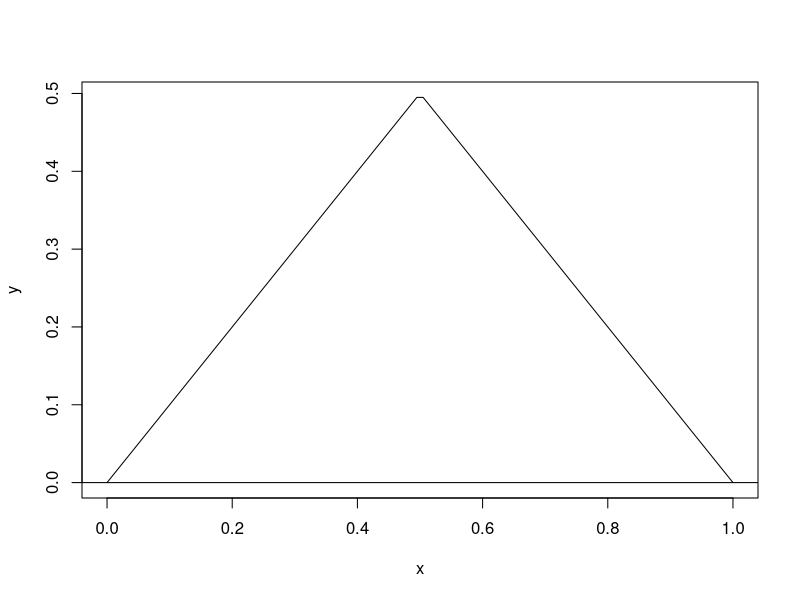
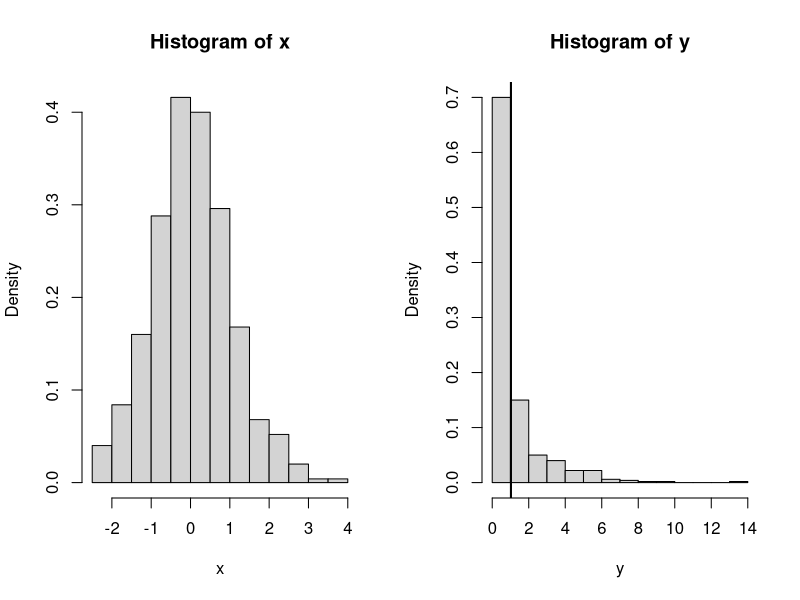
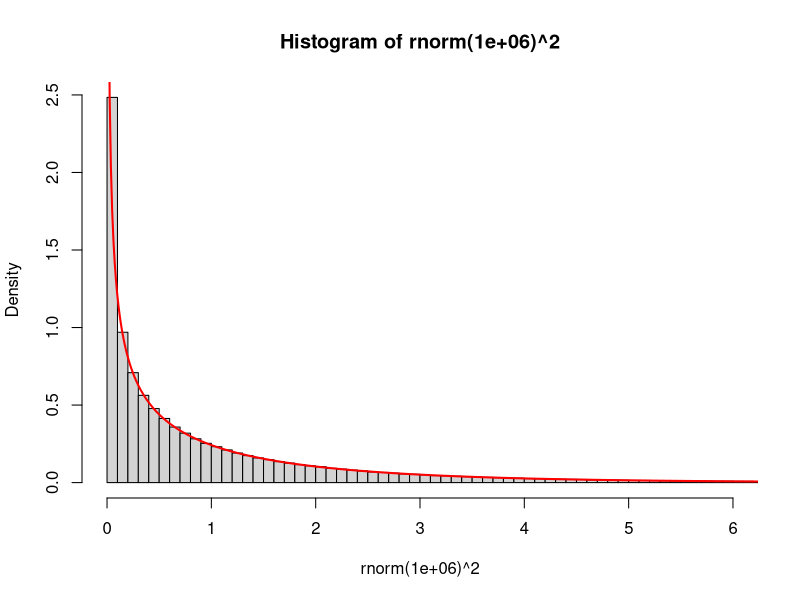

The R source for these figures, in order:

## Homework 1

## Triangle distribution
f <- function(x, c=4){
  if(0<x & x<1/2) return(c*x)
  if(1/2<x & x<1) return(c*(1-x))
  return(0)
}
x <- seq(0,1, len=100)
y <- sapply(x, f, c=1)
plot(x,y, type='l')

## Piecewise integration: P(0<x<1)
F1 <- function(x) 4*x^2/2
F2 <- function(x) 4*x-4*x^2/2
p1 <- F1(1/2)-F1(0)
p2 <- F2(1)-F2(1/2)
p1+p2
## Integration P(.35 < x < .98)
p1 <- F1(1/2)-F1(.35)
p2 <- F2(.98)-F2(1/2)
p1+p2

## 1.2
x <- rnorm(1e5)
mean(x< 0)
pnorm(0, 0,1)

x <- rnorm(500)
y <- sapply(1:500, function(n) mean(x[1:n]))
lines(1:500, y)
abline(h=0)

par(mfrow=c(1,2))
y <- x^2
hist(x, prob=TRUE)
hist(y, prob=TRUE)
abline(v=mean(y), lwd=2)
## These are not the same!
mean(y)
mean(x)^2

## Use change of variables formulat to get the PDF of Y
fy <- function(y) dnorm(sqrt(y))/sqrt(y)
y <- seq(.001, 12, len=1000)
par(mfrow=c(1,1))
hist(rnorm(1e6)^2, breaks=200, prob=TRUE, xlim=c(0,6))
lines(y, fy(y), lwd=2, col='red')
